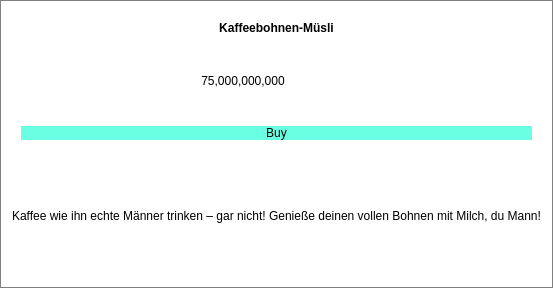
            <widget class="QFrame" name="upgradeFrameCoffee_5">
             <property name="enabled">
              <bool>true</bool>
             </property>
             <property name="minimumSize">
              <size>
               <width>208</width>
               <height>288</height>
              </size>
             </property>
             <property name="acceptDrops">
              <bool>true</bool>
             </property>
             <property name="styleSheet">
              <string notr="true">background: white;
border: 1px solid grey;</string>
             </property>
             <property name="frameShape">
              <enum>QFrame::StyledPanel</enum>
             </property>
             <property name="frameShadow">
              <enum>QFrame::Raised</enum>
             </property>
             <property name="lineWidth">
              <number>3</number>
             </property>
             <layout class="QVBoxLayout" name="verticalLayout_84">
              <item>
               <widget class="QFrame" name="frame_92">
                <property name="styleSheet">
                 <string notr="true">border: 0px;</string>
                </property>
                <property name="frameShape">
                 <enum>QFrame::StyledPanel</enum>
                </property>
                <property name="frameShadow">
                 <enum>QFrame::Raised</enum>
                </property>
                <layout class="QVBoxLayout" name="verticalLayout_85">
                 <item>
                  <widget class="QLabel" name="upgradeNameCoffee_5">
                   <property name="font">
                    <font>
                     <weight>75</weight>
                     <bold>true</bold>
                    </font>
                   </property>
                   <property name="text">
                    <string>Kaffeebohnen-Müsli</string>
                   </property>
                   <property name="alignment">
                    <set>Qt::AlignCenter</set>
                   </property>
                  </widget>
                 </item>
                 <item>
                  <widget class="QFrame" name="frame_93">
                   <property name="frameShape">
                    <enum>QFrame::StyledPanel</enum>
                   </property>
                   <property name="frameShadow">
                    <enum>QFrame::Raised</enum>
                   </property>
                   <layout class="QHBoxLayout" name="horizontalLayout_60">
                    <item>
                     <widget class="QLabel" name="upgradeCostCoffee_5">
                      <property name="text">
                       <string>75,000,000,000</string>
                      </property>
                      <property name="alignment">
                       <set>Qt::AlignCenter</set>
                      </property>
                     </widget>
                    </item>
                    <item>
                     <widget class="QLabel" name="upgradeImgCoffee_5">
                      <property name="minimumSize">
                       <size>
                        <width>61</width>
                        <height>61</height>
                       </size>
                      </property>
                      <property name="maximumSize">
                       <size>
                        <width>61</width>
                        <height>61</height>
                       </size>
                      </property>
                      <property name="text">
                       <string/>
                      </property>
                      <property name="pixmap">
                       <pixmap resource="resources.qrc">:/images/u_coffee_5.png</pixmap>
                      </property>
                      <property name="scaledContents">
                       <bool>true</bool>
                      </property>
                     </widget>
                    </item>
                   </layout>
                  </widget>
                 </item>
                 <item>
                  <widget class="QPushButton" name="buyUpgradeCoffee_5">
                   <property name="minimumSize">
                    <size>
                     <width>80</width>
                     <height>0</height>
                    </size>
                   </property>
                   <property name="styleSheet">
                    <string notr="true">background:rgb(106, 255, 226);
font: 19pt &quot;Century Gothic&quot;;</string>
                   </property>
                   <property name="text">
                    <string>Buy</string>
                   </property>
                   <property name="default">
                    <bool>false</bool>
                   </property>
                  </widget>
                 </item>
                </layout>
               </widget>
              </item>
              <item>
               <widget class="QLabel" name="upgradeTextCoffee_5">
                <property name="styleSheet">
                 <string notr="true">border: 0px;
</string>
                </property>
                <property name="text">
                 <string>Kaffee wie ihn echte Männer trinken – gar nicht! Genieße deinen vollen Bohnen mit Milch, du Mann!</string>
                </property>
                <property name="alignment">
                 <set>Qt::AlignCenter</set>
                </property>
               </widget>
              </item>
             </layout>
            </widget>
